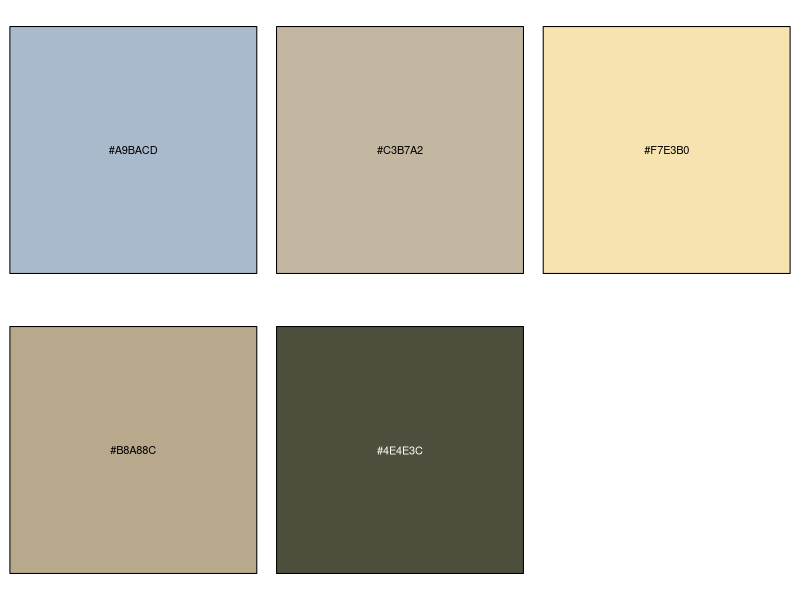
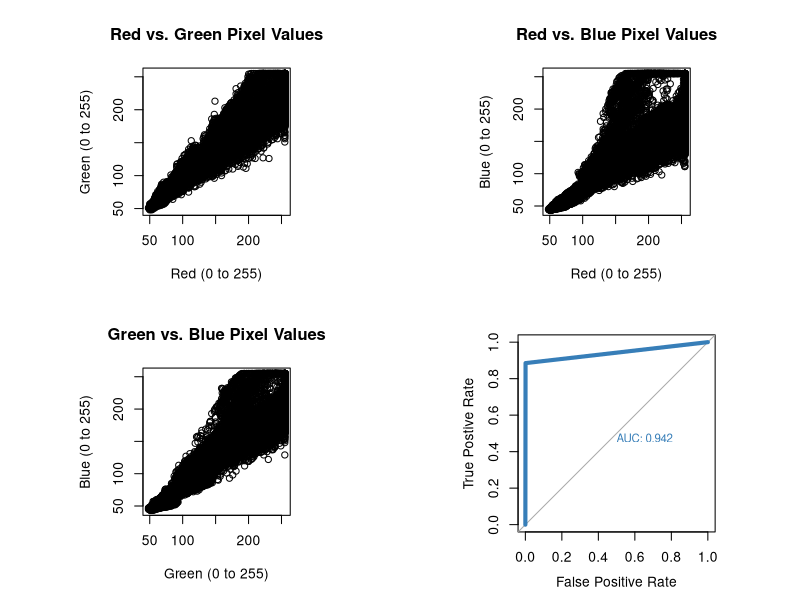
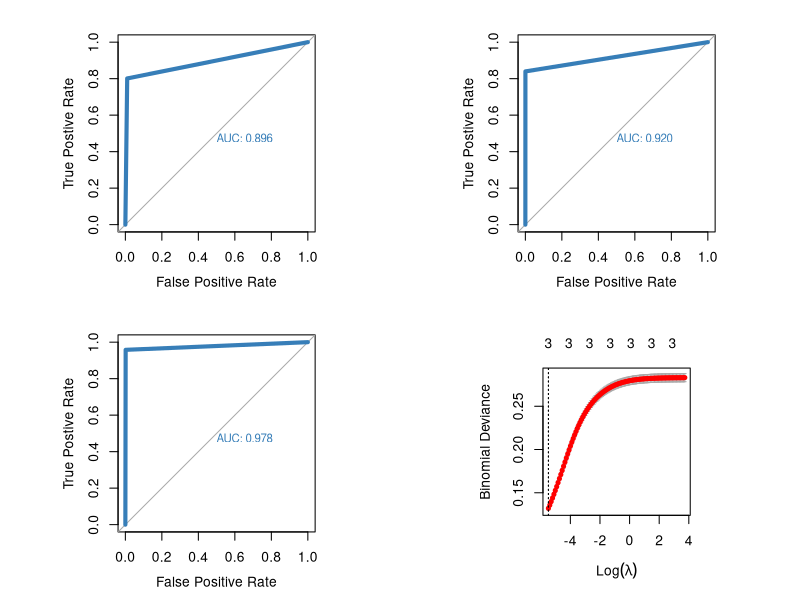
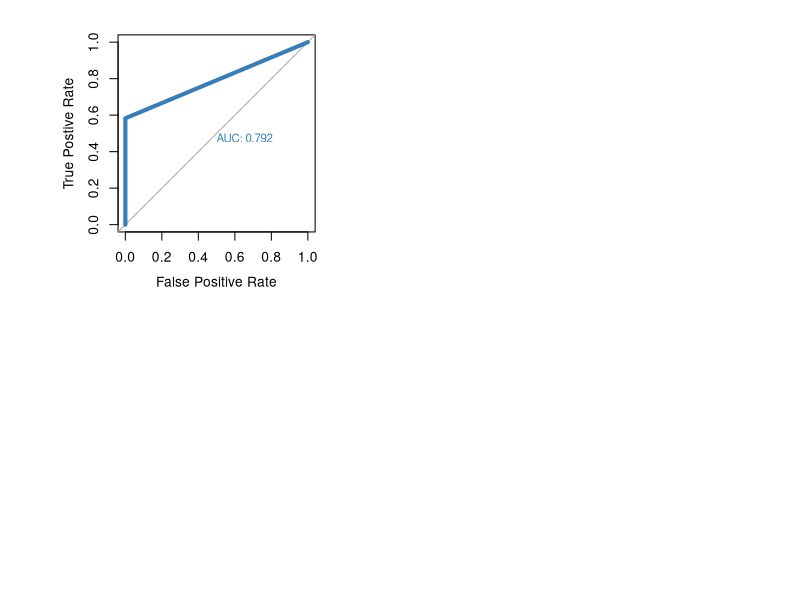

Reproduce these figures in R, in order.
## ---- chunk 1
knitr::opts_chunk$set(error=TRUE,        # Keep compiling upon error
                      collapse=FALSE,    # collapse by default
                      echo=TRUE,         # echo code by default
                      comment = "#>",    # change comment character
                      fig.width = 5.5,     # set figure width
                      fig.align = "center",# set figure position
                      out.width = "49%", # set width of displayed images
                      warning=TRUE,      # show R warnings
                      message=TRUE)      # show R messages
## ---- chunk 2
# Load Required Packages
library(tidyverse)
library(scales)
library(pROC)
library(MASS)
library(class)
library(glmnet)
## ---- chunk 3
# read in data
data <- read.csv("HaitiPixels.csv")

# treat Class as a factor
data$Class <- as.factor(data$Class)
levels(data$Class)
## ---- chunk 4
# show numerical values for the ranges and means of each class
summary(data[data$Class == "Blue Tarp",])
## ---- chunk 5
# create a new data frame containing the mean color for each class
data_summary = data.frame(level = rep("Null", 5), Red = rep(0, 5), Green = rep(0, 5), Blue = rep(0, 5))

for(i in 1:5){
  data_summary[i,] = c(levels(data$Class)[i], mean(data$Red[data$Class == levels(data$Class)[i]]), mean(data$Green[data$Class == levels(data$Class)[i]]), mean(data$Blue[data$Class == levels(data$Class)[i]]))
}

# scales::show_col() allows easy plotting of colors based on RGB values
library(scales)

par(mfrow=c(2,3))
for(i in 1:5){
  show_col(rgb(data_summary[i,2], data_summary[i,3], data_summary[i,4],maxColorValue = 255))
}
## ---- chunk 6
# scatter plots of relationships among the predictors
par(mfrow=c(2,2), pty = "s")
plot(data$Red,data$Green, xlab="Red (0 to 255)", ylab="Green (0 to 255)", main = "Red vs. Green Pixel Values")
plot(data$Red,data$Blue, xlab="Red (0 to 255)", ylab="Blue (0 to 255)", main = "Red vs. Blue Pixel Values")
plot(data$Green,data$Blue, xlab="Green (0 to 255)", ylab="Blue (0 to 255)", main = "Green vs. Blue Pixel Values")
## ---- chunk 7
# create new variable and set all values to No
data$IsBlueTarp <- rep("No", nrow(data))

# replace only Blue Tarp values with Yes
data$IsBlueTarp[data$Class == "Blue Tarp"] <- "Yes"
data$IsBlueTarp <- as.factor(data$IsBlueTarp)
## ---- chunk 8
# set random seed
set.seed(6018)

# split the observations into 10 equally sized folds and add a column to the data indicating to which fold each observation belongs
data$fold = sample(rep(1:10, length=nrow(data)))
table(data$fold)

# create empty list
fold_ids = c()
# store which row ids correspond to which fold (one list for each fold, all stored within the larger list)
for(i in 1:10){
  fold_ids[i] <- list(rownames(data)[data$fold == i])
}
## ---- chunk 9
# create empty vector to store our predictions and posterior probabilities
logistic_predictions <- rep("No", nrow(data))
logistic_posterior <- rep(0, nrow(data))

# loop over our 10 folds
for(i in 1:10){
  # use the ith fold as the test set and the others as the training set
  logistic_train <- data[data$fold != i,]
  logistic_test <- data[data$fold == i,]

  # fit a logistic model on the training data
  logistic_model <- glm(IsBlueTarp ~ Red + Green + Blue, data = logistic_train, family = "binomial")
  
  # predict the results for the ith fold (test set) and obtain the posterior probabilities for this iteration using type="response"
  logistic_probabilities <- predict(logistic_model, newdata = logistic_test, type = "response")
  
  # using our list of observations from the set-up phase, look up the index for each observation included in the ith fold and assign the predicted value to the proper index in the full list of predictions 
  for(j in 1:lengths(fold_ids[i])){
    # store the posterior probability
    logistic_posterior[as.numeric(fold_ids[[i]][[j]])] <- logistic_probabilities[j]
    # if posterior probability greater than threshold (0.5), assign predicted class "Yes"
    if(logistic_probabilities[j] > 0.5){
      logistic_predictions[as.numeric(fold_ids[[i]][[j]])] <- "Yes"
    }
  }
}

# compare results to true values
table(logistic_predictions, data$IsBlueTarp)
## ---- chunk 10
# create a binary version of the response variable ("Yes" = 1, "No" = 0)
data$IsBlueTarp.Binary <- rep(0, nrow(data))
data$IsBlueTarp.Binary[data$IsBlueTarp == "Yes"] <- 1

# create a binary version of the predictions
logistic_predictions.Binary <- rep(0, nrow(data))
logistic_predictions.Binary[logistic_predictions == "Yes"] <- 1
## ---- chunk 11
library(pROC)

# plot the curve with the proper labels as described in the class notes. 
par(pty = "s")
logistic_roc <- roc(data$IsBlueTarp.Binary, logistic_predictions.Binary, plot = TRUE, legacy.axes=TRUE, xlab="False Positive Rate", ylab="True Postive Rate", col="#377eb8", lwd=4, print.auc=TRUE)

logistic_roc
## ---- chunk 12
# calculate optimal threshold
coords(logistic_roc, "best", ret = "threshold")
## ---- chunk 13
library(MASS)

# create empty vectors for predictions and probabilities
lda_predictions <- rep("No", nrow(data))
lda_posterior <- rep(0, nrow(data))

# iterate through the folds
for(i in 1:10){
  # train/test split
  lda_train <- data[data$fold != i,]
  lda_test <- data[data$fold == i,]

  # fit model to training data
  lda_model <- lda(IsBlueTarp ~ Red + Green + Blue, data = lda_train)
  
  # predict the probabilities for each class
  lda_probabilities <- predict(lda_model, lda_test)$posterior
  
  # using the appropriate indices for each observation of each fold...
  for(j in 1:lengths(fold_ids[i])){
    # store the estimated probability of "Yes"
    lda_posterior[as.numeric(fold_ids[[i]][[j]])] <- lda_probabilities[j, "Yes"]
    # assign the correct prediction based on the probability of "Yes"
    if(lda_probabilities[j, "Yes"] > 0.5){
      lda_predictions[as.numeric(fold_ids[[i]][[j]])] <- "Yes"
    }
  }
}
# compare results
table(lda_predictions, data$IsBlueTarp)
## ---- chunk 14
# create a binary set of predictions
lda_predictions.Binary <- rep(0, nrow(data))
lda_predictions.Binary[lda_predictions == "Yes"] <- 1

# plot the ROC
par(pty = "s")
lda_roc <- roc(data$IsBlueTarp.Binary, lda_predictions.Binary, plot = TRUE, legacy.axes=TRUE, xlab="False Positive Rate", ylab="True Postive Rate", col="#377eb8", lwd=4, print.auc=TRUE)

lda_roc
## ---- chunk 15
coords(lda_roc, "best", ret = "threshold")
## ---- chunk 16
# create empty vectors for predictions and probabilities
qda_predictions <- rep("No", nrow(data))
qda_posterior <- rep(0, nrow(data))

# iterate through the folds
for(i in 1:10){
  # train/test split
  qda_train <- data[data$fold != i,]
  qda_test <- data[data$fold == i,]

  # fit model to training data
  qda_model <- qda(IsBlueTarp ~ Red + Green + Blue, data = qda_train)
  
  # predict the probabilities for each class
  qda_probabilities <- predict(qda_model, qda_test)$posterior
  
  # using the appropriate indices for each observation of each fold...
  for(j in 1:lengths(fold_ids[i])){
    # store the estimated probability of "Yes"
    qda_posterior[as.numeric(fold_ids[[i]][[j]])] <- qda_probabilities[j, "Yes"]
    # assign the correct prediction based on the probability of "Yes"
    if(qda_probabilities[j, "Yes"] > 0.5){
      qda_predictions[as.numeric(fold_ids[[i]][[j]])] <- "Yes"
    }
  }
}
# compare predictions
table(qda_predictions, data$IsBlueTarp)
## ---- chunk 17
# create the binary predictions
qda_predictions.Binary <- rep(0, nrow(data))
qda_predictions.Binary[qda_predictions == "Yes"] <- 1

# plot ROC
par(pty = "s")
qda_roc <- roc(data$IsBlueTarp.Binary, qda_predictions.Binary, plot = TRUE, legacy.axes=TRUE, xlab="False Positive Rate", ylab="True Postive Rate", col="#377eb8", lwd=4, print.auc=TRUE)

qda_roc
## ---- chunk 18
coords(qda_roc, x = "best", ret = "threshold", best.method = "c")
## ---- chunk 19
# Iteration through select values of k.
'
library(class)

k_vals <- c(1,2,3,4,5,10,25,50,100,150,200,250,300)

for(k_val in k_vals){
  set.seed(6018)
  knn_predictions <- rep("No", nrow(data))
  for(i in 1:10){
  
    knn_train <- cbind(data$Red, data$Green, data$Blue)[data$fold != i,]
    knn_test <- cbind(data$Red, data$Green, data$Blue)[data$fold == i,]
    
    knn_class_train <- data$IsBlueTarp[data$fold != i]
  
    knn_classification <- knn(knn_train, knn_test, knn_class_train, k=k_val)

    for(j in 1:lengths(fold_ids[i])){
      if(knn_classification[j] == "Yes"){
        knn_predictions[as.numeric(fold_ids[[i]][[j]])] <- "Yes"
      }
    }
  }
  
  print("k =")
  print(k_val)
  print(table(knn_predictions, data$IsBlueTarp))
}
'

## ---- chunk 20
library(class)

set.seed(6018)

# create empty vectors for predictions
# note that due to the way knn classifies observations, a probability is not explicitly calculated
knn_predictions <- rep("No", nrow(data))

# iterate through the folds
for(i in 1:10){
  
  # separate out predictors, split into train/test
  knn_train <- cbind(data$Red, data$Green, data$Blue)[data$fold != i,]
  knn_test <- cbind(data$Red, data$Green, data$Blue)[data$fold == i,]
  
  # separate out response from training data
  knn_class_train <- data$IsBlueTarp[data$fold != i]
  
  # make predictions using knn
  knn_results <- knn(knn_train, knn_test, knn_class_train, k=10)

  # using the appropriate indices for each observation of each fold...
  for(j in 1:lengths(fold_ids[i])){
    # assign the correct prediction based on the probability of "Yes"
    if(knn_results[j] == "Yes"){
      knn_predictions[as.numeric(fold_ids[[i]][[j]])] <- "Yes"
    }
  }
}
# compare predictions
table(knn_predictions, data$IsBlueTarp)
## ---- chunk 21
# create binary predictions
knn_predictions.Binary <- rep(0, nrow(data))
knn_predictions.Binary[knn_predictions == "Yes"] <- 1

# plot ROC
par(pty = "s")
knn_roc <- roc(data$IsBlueTarp.Binary, knn_predictions.Binary, plot = TRUE, legacy.axes=TRUE, xlab="False Positive Rate", ylab="True Postive Rate", col="#377eb8", lwd=4, print.auc=TRUE)

knn_roc
## ---- chunk 22
library(glmnet)

set.seed(6018)

# create a matrix of our predictors
predictors <- model.matrix(IsBlueTarp~Red+Green+Blue, data = data)

# calculate the best lambda using cross-validation.
crossval <- cv.glmnet(predictors, data$IsBlueTarp, alpha=0, nfolds=10, foldid=data$fold, family="binomial")

plot(crossval)

bestlam <- crossval$lambda.min
bestlam
## ---- chunk 23
set.seed(6018)

# create vectors
ridge_predictions <- rep("No", nrow(data))
ridge_results <- rep(0, nrow(data))

# iterate through the folds
for(i in 1:10){
  
  # separate the predictors and perform train/test split
  predictors_train <- model.matrix(IsBlueTarp~Red+Green+Blue, data = data)[data$fold != i,]
  response_train <- data$IsBlueTarp[data$fold != i]
  
  # separate the response only from the test data
  predictors_test <- model.matrix(IsBlueTarp~Red+Green+Blue, data = data)[data$fold == i,]

  # fit the ridge regression model
  ridge_model <- glmnet(predictors_train,response_train,alpha=0,lambda=bestlam, family="binomial")
  
  # predict the posterior probabilities
  ridge_probabilities <- predict(ridge_model, predictors_test, s=bestlam, type = "response")
  
  # using the appropriate indices for each observation of each fold...
  for(j in 1:lengths(fold_ids[i])){
    # store the estimated probabilities
    ridge_results[as.numeric(fold_ids[[i]][[j]])] <- ridge_probabilities[j]
    # assign the correct prediction based on the probability of "Yes"
    if(ridge_probabilities[j] > 0.25){
      ridge_predictions[as.numeric(fold_ids[[i]][[j]])] <- "Yes"
    }
  }
  
}
# compare predictions
table(ridge_predictions, data$IsBlueTarp)
## ---- chunk 24
# create binary predictions
ridge_predictions.Binary <- rep(0, nrow(data))
ridge_predictions.Binary[ridge_predictions == "Yes"] <- 1

# plot ROC
par(pty = "s")
ridge_roc <- roc(data$IsBlueTarp.Binary, ridge_predictions.Binary, plot = TRUE, legacy.axes=TRUE, xlab="False Positive Rate", ylab="True Postive Rate", col="#377eb8", lwd=4, print.auc=TRUE)

ridge_roc
## ---- chunk 25
coords(ridge_roc, x = "best", ret = "threshold", best.method = "c")
## ---- chunk 26
knitr::knit_exit()
